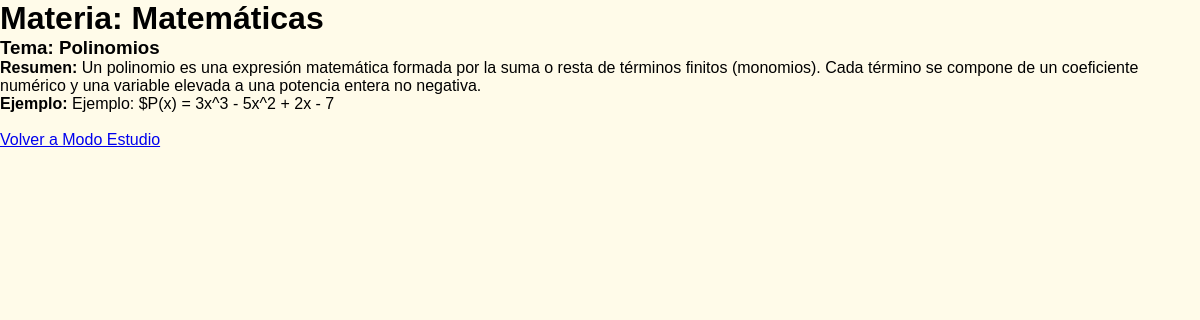
The page /detalle.php?id=1 on the database its author committed.
### tables this page shows
CREATE TABLE `ejercicios` (
  `id_ejercicios` int(11) NOT NULL,
  `materia` varchar(30) NOT NULL,
  `tipo` varchar(30) NOT NULL,
  `resumen` tinytext NOT NULL,
  `ejemplos` tinytext NOT NULL
);

### detalle.php (the view, shortened to what this page needs)
<!DOCTYPE html>
<html lang="es">
<head>
    <link rel="stylesheet" href="css/stylesheet.css">
</head>
<body>
    <?php
    include("conexion.php");
    $id = $_GET['id'] ?? '';
    $consulta = "SELECT * FROM ejercicios WHERE id_ejercicios = $id";
    $resultado = mysqli_query($conexion, $consulta) or die("Hubo un error en la consulta. <br>" . mysqli_error($conexion));
    $ejercicio = mysqli_fetch_assoc($resultado);
    ?>
    <h1>Materia: <?php echo $ejercicio['materia']; ?></h1>
    <h3>Tema: <?php echo $ejercicio['tipo']; ?></h3>
    <p><strong>Resumen:</strong> <?php echo $ejercicio['resumen']; ?></p>
    <p><strong>Ejemplo:</strong> <?php echo $ejercicio['ejemplos']; ?></p>
    <br>
    <a href="pages/modo_estudio.php">Volver a Modo Estudio</a>
</body>
</html>

### conexion.php (shortened to what this page needs)
<!DOCTYPE html>
<html lang="en">
<head>
</head>
<body>
</body>
</html>

### css/stylesheet.css (style rules this page uses)
* { padding: 0%; margin: 0%; box-sizing: border-box; font-family: "Poppins", sans-serif; list-style-type: none; }
body { background-color: #FFFBE9; }

### rows shown on the page
ejercicios: materia "Matemáticas", tipo "Polinomios", resumen "Un polinomio es una expresión matemática formada por la suma o resta de términos finitos (monomios). Cada término se compone de un coeficiente numérico y una variable elevada a una potencia entera no negativa.", ejemplos "Ejemplo: $P(x) = 3x^3 - 5x^2 + 2x - 7"
